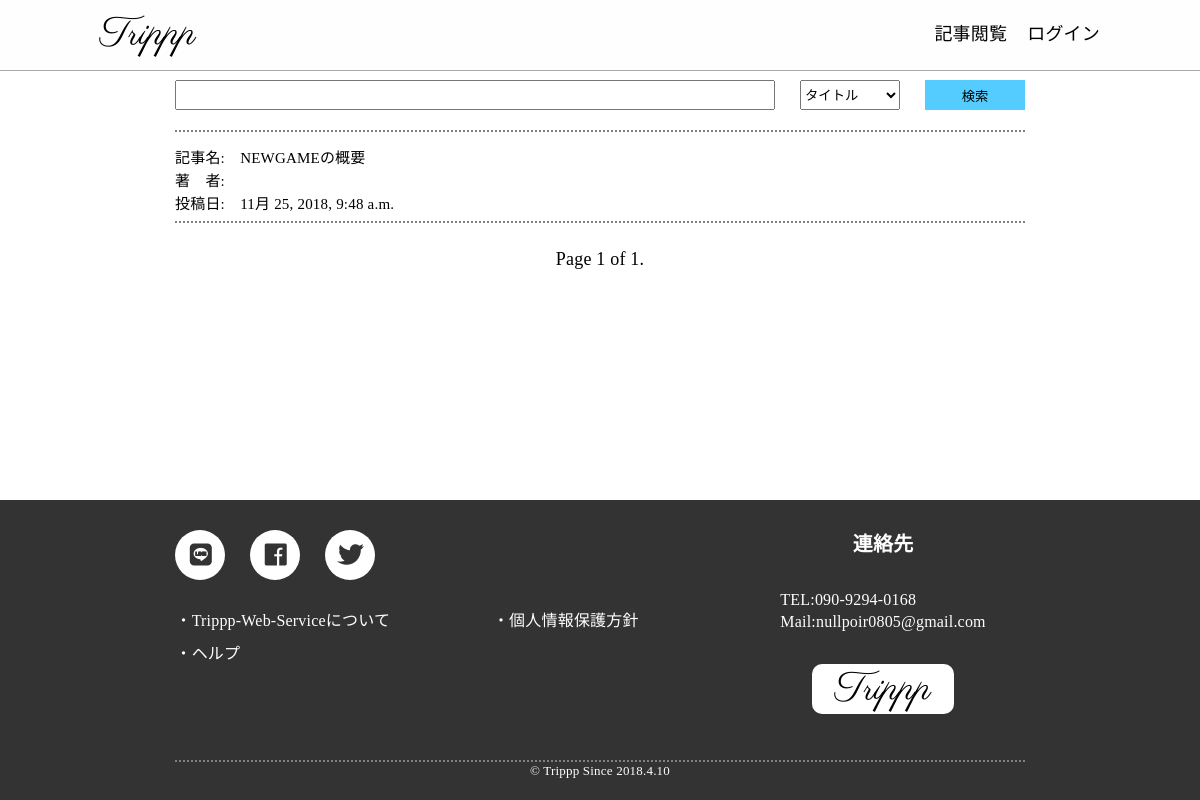
Page /tabilog/ on the earlier database version.
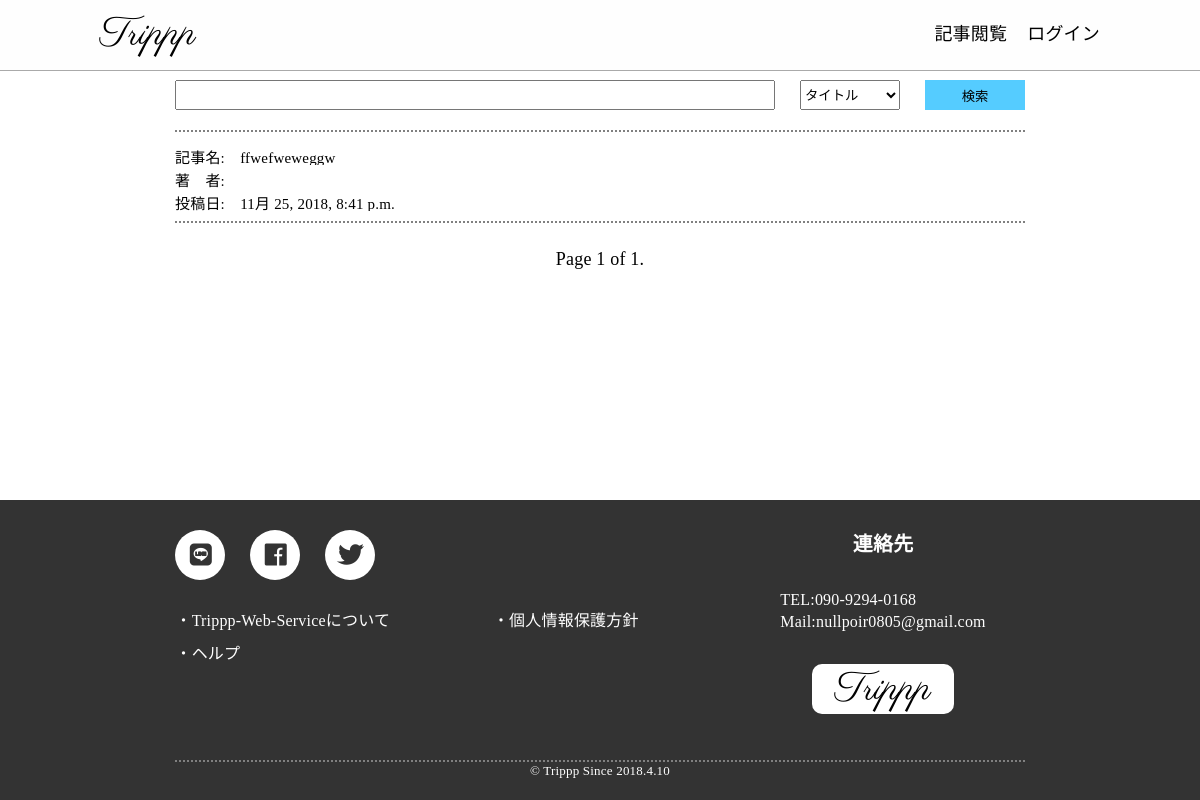
Same page on the later database version.
### tabilog/models.py (models this page shows, shortened)
class tabilog(models.Model):
    title=models.CharField(max_length=40)
    pub_date=models.DateTimeField(default=datetime.now)
    author=models.CharField(max_length=30)
    user_pk=models.IntegerField()
    tag=models.CharField(max_length=100)
    thumbnail = models.ImageField(upload_to='thambnail/',blank=True)
    body=HTMLField("body")
    content=HTMLField("content")
    index=HTMLField("index",blank=True)

### tabilog/views.py (the view, shortened to what this page needs)
# urls.py: path('',views.tabilog_list_show,name="tabilog_list_show"),
def tabilog_list_show(request):
    form=TabilogSearchForm()
    if request.method == "POST":
        return HttpResponseRedirect("/tabilog/?keywords="+request.POST["keywords"]+"&option="+request.POST["option"])
    else:
        tabilog_all=tabilog.objects.all()
        paginator=Paginator(tabilog_all,PAGE_LIMIT)
        page = request.GET.get('page')
        tabilog_output=paginator.get_page(page)
        return render(request,"tabilog/tabilog_list.html",{"lists":tabilog_output,"form":form,"search_flag":1})

### tabilog/forms.py
class TabilogSearchForm(forms.Form):
    keywords=forms.CharField(max_length=200)
    option=forms.ChoiceField(label="検索条件",choices=OPTION_CHOICES)
    def __init__(self, *args, **kwargs):
        super().__init__(*args, **kwargs)
        count=0;
        for field in self.fields.values():
            if count == 0:
                field.widget.attrs['class'] = 'form__text'
                count+=1
            else:
                field.widget.attrs['class'] = 'form__choice'

### templates/tabilog/tabilog_list.html (shortened to what this page needs)
{% extends "base.html" %}
{% load static %}
{% block header %}
<link rel="stylesheet" type="text/css" href="{% static 'css/tabilog_list.css' %}">
{% endblock %}
{% block content %}
  <form class="content__form" action="" method="POST">
    {% for field in form %}
    {{ field }}
    {% endfor %}
    <button type="submit" class="form__search-button">検索</button>
  </form>
  <div class="content__list">
  {% for list in lists %}
      <a class="tabilog-card" href="/tabilog/articles/{{ list.pk }}">
        <div class="tabilog-card__description">
          <div class="description__items">記事名:　{{ list.title}}</div>
          <div class="description__items">著　者:　{{list.author}}</div>
          <div class="description__items">投稿日:　{{list.pub_date}}</div>
        </div>
      </a>
  {% endfor %}
  </div>
  <div class="pagination">
          <div class="pagination_current">
              Page {{ lists.number }} of {{ lists.paginator.num_pages }}.
          </div>
  </div>
{% endblock %}

### templates/base.html (shortened to what this page needs)
{% load static %}
<!doctype html>
<html lang="ja" id="trippp">
<head>
  <link rel="stylesheet" type="text/css" href="{% static 'css/base.css' %}">
  <link href="https://use.fontawesome.com/releases/v5.0.8/css/all.css" rel="stylesheet">
  {% block header %}
  {% endblock %}
</head>
<body id="root">
  <div class="root__header">
    <div class="header">
      <a href="/"class="header__logo">Trippp</a>
      <div class="header__menu">
        <a class="header__menu-list nodeclink" href="/tabilog/">記事閲覧</a>
      {% if user.is_authenticated %}
        <a class="header__menu-list nodeclink" href="{% url 'account:mypage' user.pk %}">マイページ</a>
        <a class="header__menu-list nodeclink" href="/tabilog/post">投稿する</a>
        <a class="header__menu-list nodeclink" href="{% url 'account:logout' %}">ログアウト</a>
      {% else %}
        <a class="header__menu-list nodeclink" href="{% url 'account:login' %}">ログイン</a>
      {% endif %}
    </div>
    </div>
  </div>
  <div class="root__content">
    <div class="content">
      {% block content %}{% endblock %}
    </div>
  </div>
  <div class="footer">
    <div class="footer-inner">
      <div class="footer__left">
        <div class="footer__snsfield">
          <a class="footer__sns-icon nodeclink" href="">
						<i class="fab fa-line"></i>
					</a>
					<a class="footer__sns-icon nodeclink" href="">
						<i class="fab fa-facebook"></i>
					</a>
					<a class="footer__sns-icon nodeclink" href="">
						<i class="fab fa-twitter"></i>
    		  </a>
        </div>
        <div class="footer__itemfield">
          <a class="footer__itemfield-links nodeclink" href="/docs/2">Trippp-Web-Serviceについて</a>
          <a class="footer__itemfield-links nodeclink" href="/docs/3">ヘルプ</a>
          <a class="footer__itemfield-links nodeclink" href="/docs/1">個人情報保護方針</a>
        </div>
      </div>
      <div class="footer__right">
        <div class="footer__titlefield">
          連絡先
        </div>
        <div class="footer__description">
          TEL:090-9294-0168<br>
          Mail:nullpoir0805@gmail.com<br>
        </div>
        <div class="footer__logo">
          <div class="footer__logo-inner">
          Trippp
          </div>
        </div>
      </div>
      <div class="footer__copyright">
        © Trippp Since 2018.4.10
      </div>
    </div>
  </div>
</body>
</html>

### static/css/base.css (style rules this page uses)
* { box-sizing: border-box; }
#trippp { font-size: 10px; height: 100%; overflow-x: hidden; }
.nodeclink { text-decoration: none; }
#root { margin:0; padding-top:70px; display: flex; flex-direction: column; min-height: 100%; max-width: 100%; font-size: 1.8rem; letter-spacing: 0.02rem; line-height: 1.42857; background-color: #f5f5f5; }
.root__header { position:fixed; z-index: 100; top:0; left:0; width:100%; height:auto; border-bottom: solid 1px #aaa; display: flex; justify-content: center; background-color: #fefefe; }
.header { display: flex; justify-content: space-between; align-items: center; padding:0 100px; width:100%; height:70px; color:#010101; }
.header__logo { font-size: 4.0rem; text-decoration: none; font-family: 'Trippp_font'; color:#000; }
.header__menu { display: flex; flex-direction: row; justify-content: flex-end; align-items: center; width:auto; height: 2.0rem; }
.header__menu-list { font-size: 2.1rem; margin-left:4rem; text-decoration: none; color:#000 !important; position: relative; }
.header__menu-list::after { background-color: #55ccff; bottom: 0; content: ''; display: block; height: 3px; left: 0; position: absolute; transition: .3s all; width: 0; }
.root__content { padding:10px 0; width:100%; flex:1; background-color: white; }
.content { color:#010101; width:1200px; padding:10px; padding:0; margin: 0 auto; background-color: none; font-size: 1.8rem; line-height: 180%; }
.footer { width:100%; height:300px; display: flex; justify-content: center; background: #333; }
.footer-inner { width:1200px; flex: none; display: flex; justify-content: center; flex-wrap: wrap; color: #fefefe; }
.footer__left { width:66.6%; flex: none; height:240px; padding-top:30px; }
.footer__right { width:33.3%; flex: none; height:240px; padding-top:30px; }
.footer__snsfield { width:100%; height:auto; margin-bottom: 10px; font-weight: bold; display: flex; justify-content: left; }
.footer__sns-icon { margin-right: 25px; width: 50px; height: 50px; border-radius: 50%; background: #fff; display: flex; justify-content: center; align-items: center; color: #333; font-size: 2.4rem; }
.footer__itemfield { display: flex; flex-direction: column; align-items: right; flex-wrap: wrap; width: 100%; height:70px; margin-top: 30px; }
.footer__itemfield-links { max-width: 50%; font-size: 1.6rem; margin-bottom: 10px; color: white; }
.footer__itemfield-links:before { content: "・"; }
.footer__titlefield { display: flex; justify-content: center; align-items: center; font-size: 2rem; font-weight: bold; }
.footer__description { margin-top:30px; font-size: 1.6rem; display: flex; justify-content: center; }
.footer__logo { margin-top: 30px; flex: none; width:100%; height: 50px; }
.footer__logo-inner { display: flex; margin:0 auto; justify-content: center; border-radius: 10px; align-items: center; width:50%; height:100%; color:#010101; background-color: white; font-family: 'trippp_font'; font-size: 4rem; }
.footer__copyright { display: flex; justify-content: center; align-items: center; font-size: 1.3rem; height: 20px; width: 100%; border-top: dotted 2px gray; }
@media (max-width:1300px) { .content { width:850px; } }
@media (max-width:1300px) { .header__menu-list { font-size: 1.8rem; margin:0; margin-left:2rem; } }
@media (max-width:1300px) { .footer-inner { width:850px; } }

Differences in the rows shown:
removed tabilog: title "NEWGAMEの概要", pub_date "11月 25, 2018, 9:48 a.m."
added tabilog: title "ffwefweweggw", pub_date "11月 25, 2018, 8:41 p.m."
